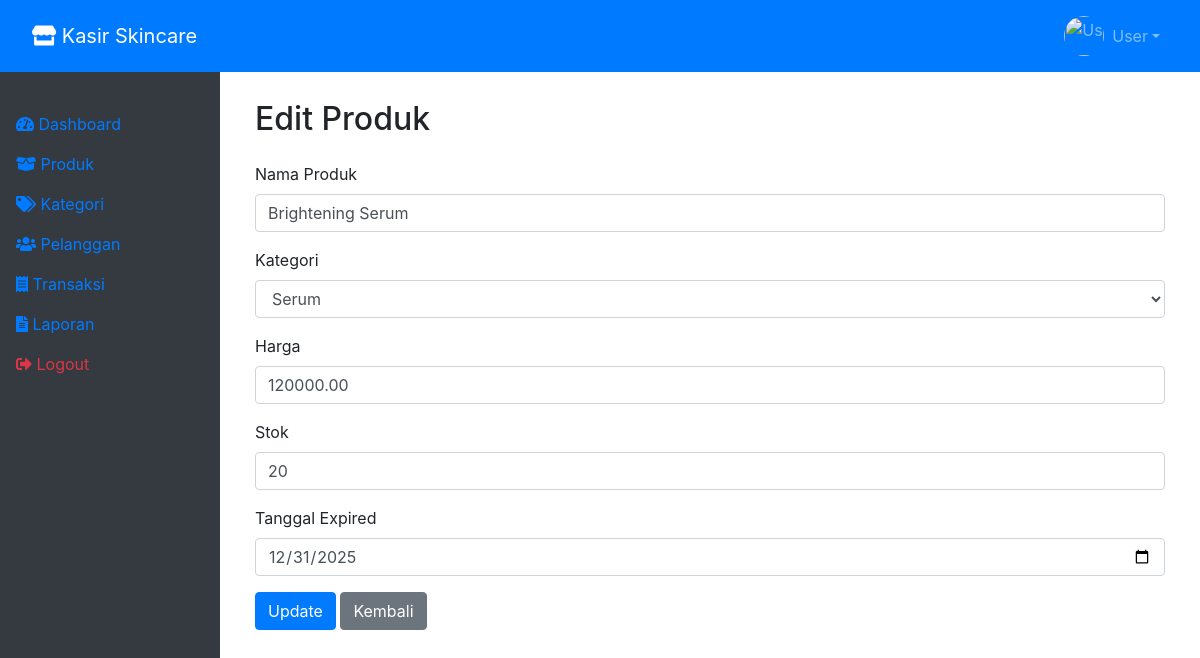
The page /edit_produk.php?id=1 on the database its author committed.
### tables this page shows
CREATE TABLE `produk` (
  `id_produk` int(11) NOT NULL,
  `nama_produk` varchar(100) NOT NULL,
  `id_kategori` int(11) NOT NULL,
  `harga` decimal(10,2) NOT NULL,
  `stok` int(11) NOT NULL,
  `tanggal_exp` date NOT NULL
);

### edit_produk.php (the view, shortened to what this page needs)
<link rel="stylesheet" href="https://cdnjs.cloudflare.com/ajax/libs/font-awesome/5.15.4/css/all.min.css">
<link rel="stylesheet" href="https://stackpath.bootstrapcdn.com/bootstrap/4.6.0/css/bootstrap.min.css">
  <link rel="stylesheet" href="https://cdnjs.cloudflare.com/ajax/libs/font-awesome/5.15.4/css/all.min.css">
  <link rel="stylesheet" href="assets/css/bootstrap.min.css">
  <?php
include 'partials/header.php';
$id_produk = $_GET['id'];
$query = mysqli_query($conn, "SELECT * FROM produk WHERE id_produk = '$id_produk'");
$produk = mysqli_fetch_assoc($query);
?>
<div class="container mt-4">
  <h2 class="mb-4">Edit Produk</h2>
  <form method="POST">
    <div class="form-group">
      <label>Nama Produk</label>
      <input type="text" name="nama_produk" class="form-control" value="<?= htmlspecialchars($produk['nama_produk']) ?>" required>
    </div>
    <div class="form-group">
      <label>Kategori</label>
      <select name="id_kategori" class="form-control" required>
        <?php
        $kategori = mysqli_query($conn, "SELECT * FROM kategori");
        while ($k = mysqli_fetch_assoc($kategori)) {
          $selected = ($k['id_kategori'] == $produk['id_kategori']) ? 'selected' : '';
          echo "<option value='" . $k['id_kategori'] . "' $selected>" . htmlspecialchars($k['nama_kategori']) . "</option>";
        }
        ?>
      </select>
    </div>
    <div class="form-group">
      <label>Harga</label>
      <input type="number" name="harga" class="form-control" value="<?= $produk['harga'] ?>" required>
    </div>
    <div class="form-group">
      <label>Stok</label>
      <input type="number" name="stok" class="form-control" value="<?= $produk['stok'] ?>" required>
    </div>
    <div class="form-group">
      <label>Tanggal Expired</label>
      <input type="date" name="tanggal_exp" class="form-control" value="<?= $produk['tanggal_exp'] ?>" required>
    </div>
    <button type="submit" name="update" class="btn btn-primary">Update</button>
    <a href="produk.php" class="btn btn-secondary">Kembali</a>
  </form>
</div>

### partials/header.php (style rules this page uses)
body { padding-top: 56px; }

### rows shown on the page
produk: nama_produk "Brightening Serum", harga "120000.00", stok "20", tanggal_exp "12/31/2025"

### other values the page prints
$user "User"
form field id_kategori "Serum"
